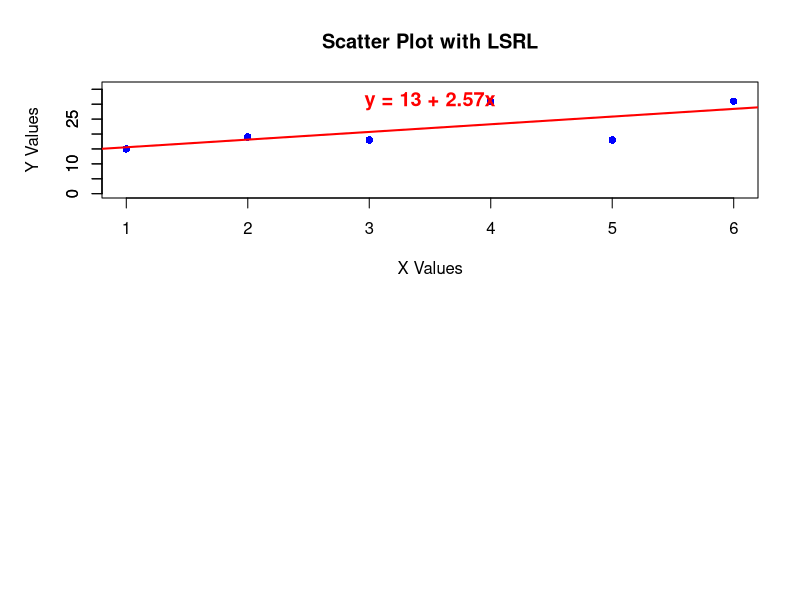

Write R code to recreate this figure. (Note: this script raises an error after producing the figure.)
# Define the data points
x <- c(1,2,3,4,5,6)
y <- c(15,19,18,31,18,31)

# Create a linear regression model
model <- lm(y ~ x)

# Print the summary of the model in the terminal
print(summary(model))

# Extract slope (coefficient for x) and intercept
intercept <- coef(model)[1]
slope <- coef(model)[2]

# Adjust plotting layout for better visibility
par(mfrow = c(2, 1), mar = c(5, 5, 4, 2) + 0.1)  # 2 rows, 1 column

# Plot scatter plot with regression line
plot(x, y, main = "Scatter Plot with LSRL", xlab = "X Values", ylab = "Y Values", pch = 16, col = "blue",
     ylim = c(0, max(y) + 5))  # Set vertical axis starting from 0, counting by 5
axis(2, seq(0, max(y) + 5, by = 5))  # Manually set y-axis ticks at intervals of 5
abline(model, col = "red", lwd = 2)  # Add regression line

# Display equation on the scatter plot
eq_text <- paste0("y = ", round(intercept, 2), " + ", round(slope, 2), "x")
text(mean(x), max(y), eq_text, col = "red", cex = 1.2, font = 2)

# Plot residuals with x-axis at y = 0
plot(x, residuals, main = "Residual Plot", xlab = "X Values", ylab = "Residuals", pch = 16, col = "blue",
     ylim = c(floor(min(residuals)), ceiling(max(residuals))), axes = FALSE)  # Disable default axes
axis(2, seq(floor(min(residuals)), ceiling(max(residuals)), by = 1))  # Y-axis ticks by 1
axis(1, at = x, pos = 0)  # Force x-axis to be at y = 0
abline(h = 0, col = "black", lwd = 2)  # Draw reference line at y = 0

# Reset plotting layout
par(mfrow = c(1, 1))
